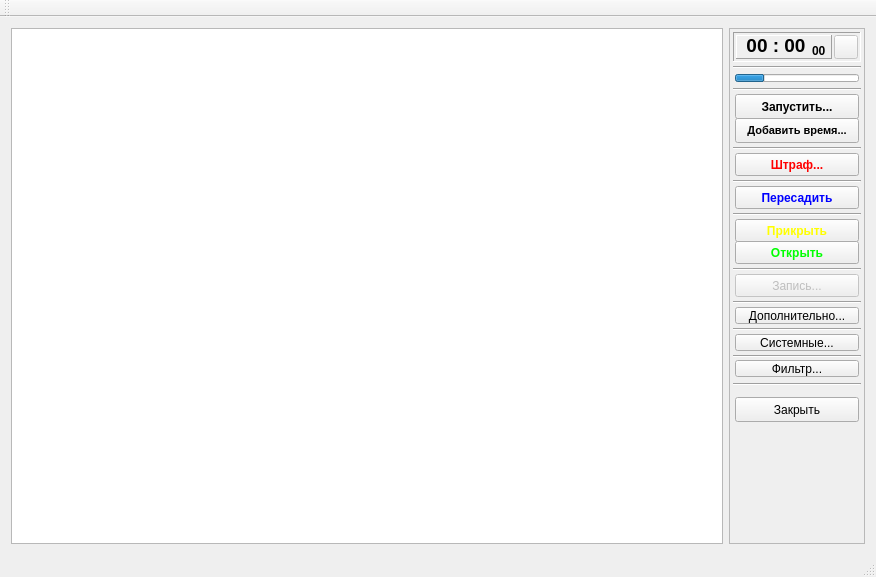
<?xml version="1.0" encoding="UTF-8"?>
<ui version="4.0">
 <class>mainwindow</class>
 <widget class="QMainWindow" name="mainwindow">
  <property name="geometry">
   <rect>
    <x>0</x>
    <y>0</y>
    <width>876</width>
    <height>577</height>
   </rect>
  </property>
  <property name="windowTitle">
   <string>mainwindow</string>
  </property>
  <widget class="QWidget" name="centralWidget">
   <layout class="QHBoxLayout" name="horizontalLayout">
    <item>
     <widget class="QListWidget" name="listWidgetComputers"/>
    </item>
    <item>
     <widget class="QFrame" name="frameButtons">
      <property name="sizePolicy">
       <sizepolicy hsizetype="Fixed" vsizetype="Preferred">
        <horstretch>0</horstretch>
        <verstretch>0</verstretch>
       </sizepolicy>
      </property>
      <property name="minimumSize">
       <size>
        <width>136</width>
        <height>0</height>
       </size>
      </property>
      <property name="baseSize">
       <size>
        <width>0</width>
        <height>0</height>
       </size>
      </property>
      <property name="frameShape">
       <enum>QFrame::StyledPanel</enum>
      </property>
      <property name="frameShadow">
       <enum>QFrame::Raised</enum>
      </property>
      <widget class="QProgressBar" name="progressBarNetProcess">
       <property name="geometry">
        <rect>
         <x>6</x>
         <y>46</y>
         <width>124</width>
         <height>8</height>
        </rect>
       </property>
       <property name="value">
        <number>24</number>
       </property>
       <property name="textVisible">
        <bool>false</bool>
       </property>
       <property name="format">
        <string>%p%</string>
       </property>
      </widget>
      <widget class="QPushButton" name="BtnRun">
       <property name="geometry">
        <rect>
         <x>6</x>
         <y>66</y>
         <width>124</width>
         <height>25</height>
        </rect>
       </property>
       <property name="font">
        <font>
         <family>MS Shell Dlg 2</family>
         <weight>75</weight>
         <bold>true</bold>
         <kerning>true</kerning>
        </font>
       </property>
       <property name="text">
        <string>Запустить...</string>
       </property>
      </widget>
      <widget class="QPushButton" name="BtnAdd">
       <property name="geometry">
        <rect>
         <x>6</x>
         <y>90</y>
         <width>124</width>
         <height>25</height>
        </rect>
       </property>
       <property name="font">
        <font>
         <family>MS Shell Dlg 2</family>
         <pointsize>8</pointsize>
         <weight>75</weight>
         <bold>true</bold>
         <kerning>true</kerning>
        </font>
       </property>
       <property name="text">
        <string>Добавить время...</string>
       </property>
      </widget>
      <widget class="QPushButton" name="pushButtonFine">
       <property name="geometry">
        <rect>
         <x>6</x>
         <y>125</y>
         <width>124</width>
         <height>23</height>
        </rect>
       </property>
       <property name="palette">
        <palette>
         <active>
          <colorrole role="ButtonText">
           <brush brushstyle="SolidPattern">
            <color alpha="255">
             <red>255</red>
             <green>0</green>
             <blue>0</blue>
            </color>
           </brush>
          </colorrole>
         </active>
         <inactive>
          <colorrole role="ButtonText">
           <brush brushstyle="SolidPattern">
            <color alpha="255">
             <red>255</red>
             <green>0</green>
             <blue>0</blue>
            </color>
           </brush>
          </colorrole>
         </inactive>
         <disabled>
          <colorrole role="ButtonText">
           <brush brushstyle="SolidPattern">
            <color alpha="255">
             <red>120</red>
             <green>120</green>
             <blue>120</blue>
            </color>
           </brush>
          </colorrole>
         </disabled>
        </palette>
       </property>
       <property name="font">
        <font>
         <weight>75</weight>
         <bold>true</bold>
        </font>
       </property>
       <property name="text">
        <string>Штраф...</string>
       </property>
      </widget>
      <widget class="QPushButton" name="pushButtonExchange">
       <property name="geometry">
        <rect>
         <x>6</x>
         <y>158</y>
         <width>124</width>
         <height>23</height>
        </rect>
       </property>
       <property name="palette">
        <palette>
         <active>
          <colorrole role="ButtonText">
           <brush brushstyle="SolidPattern">
            <color alpha="255">
             <red>0</red>
             <green>0</green>
             <blue>255</blue>
            </color>
           </brush>
          </colorrole>
         </active>
         <inactive>
          <colorrole role="ButtonText">
           <brush brushstyle="SolidPattern">
            <color alpha="255">
             <red>0</red>
             <green>0</green>
             <blue>255</blue>
            </color>
           </brush>
          </colorrole>
         </inactive>
         <disabled>
          <colorrole role="ButtonText">
           <brush brushstyle="SolidPattern">
            <color alpha="255">
             <red>120</red>
             <green>120</green>
             <blue>120</blue>
            </color>
           </brush>
          </colorrole>
         </disabled>
        </palette>
       </property>
       <property name="font">
        <font>
         <weight>75</weight>
         <bold>true</bold>
        </font>
       </property>
       <property name="text">
        <string>Пересадить</string>
       </property>
      </widget>
      <widget class="QPushButton" name="pushButtonLock">
       <property name="geometry">
        <rect>
         <x>6</x>
         <y>191</y>
         <width>124</width>
         <height>23</height>
        </rect>
       </property>
       <property name="palette">
        <palette>
         <active>
          <colorrole role="ButtonText">
           <brush brushstyle="SolidPattern">
            <color alpha="255">
             <red>255</red>
             <green>255</green>
             <blue>0</blue>
            </color>
           </brush>
          </colorrole>
         </active>
         <inactive>
          <colorrole role="ButtonText">
           <brush brushstyle="SolidPattern">
            <color alpha="255">
             <red>255</red>
             <green>255</green>
             <blue>0</blue>
            </color>
           </brush>
          </colorrole>
         </inactive>
         <disabled>
          <colorrole role="ButtonText">
           <brush brushstyle="SolidPattern">
            <color alpha="255">
             <red>120</red>
             <green>120</green>
             <blue>120</blue>
            </color>
           </brush>
          </colorrole>
         </disabled>
        </palette>
       </property>
       <property name="font">
        <font>
         <weight>75</weight>
         <bold>true</bold>
        </font>
       </property>
       <property name="text">
        <string>Прикрыть</string>
       </property>
      </widget>
      <widget class="QPushButton" name="pushButtonUnLock">
       <property name="geometry">
        <rect>
         <x>6</x>
         <y>213</y>
         <width>124</width>
         <height>23</height>
        </rect>
       </property>
       <property name="palette">
        <palette>
         <active>
          <colorrole role="ButtonText">
           <brush brushstyle="SolidPattern">
            <color alpha="255">
             <red>0</red>
             <green>255</green>
             <blue>0</blue>
            </color>
           </brush>
          </colorrole>
         </active>
         <inactive>
          <colorrole role="ButtonText">
           <brush brushstyle="SolidPattern">
            <color alpha="255">
             <red>0</red>
             <green>255</green>
             <blue>0</blue>
            </color>
           </brush>
          </colorrole>
         </inactive>
         <disabled>
          <colorrole role="ButtonText">
           <brush brushstyle="SolidPattern">
            <color alpha="255">
             <red>120</red>
             <green>120</green>
             <blue>120</blue>
            </color>
           </brush>
          </colorrole>
         </disabled>
        </palette>
       </property>
       <property name="font">
        <font>
         <weight>75</weight>
         <bold>true</bold>
        </font>
       </property>
       <property name="text">
        <string>Открыть</string>
       </property>
      </widget>
      <widget class="QPushButton" name="pushButtonAdditionals">
       <property name="geometry">
        <rect>
         <x>6</x>
         <y>279</y>
         <width>124</width>
         <height>17</height>
        </rect>
       </property>
       <property name="text">
        <string>Дополнительно...</string>
       </property>
      </widget>
      <widget class="QPushButton" name="pushButtonSystem">
       <property name="geometry">
        <rect>
         <x>6</x>
         <y>306</y>
         <width>124</width>
         <height>17</height>
        </rect>
       </property>
       <property name="text">
        <string>Системные...</string>
       </property>
      </widget>
      <widget class="QPushButton" name="pushButtonViewFilter">
       <property name="geometry">
        <rect>
         <x>6</x>
         <y>332</y>
         <width>124</width>
         <height>17</height>
        </rect>
       </property>
       <property name="text">
        <string>Фильтр...</string>
       </property>
      </widget>
      <widget class="Line" name="line_1">
       <property name="geometry">
        <rect>
         <x>4</x>
         <y>60</y>
         <width>128</width>
         <height>3</height>
        </rect>
       </property>
       <property name="orientation">
        <enum>Qt::Horizontal</enum>
       </property>
      </widget>
      <widget class="Line" name="line_2">
       <property name="geometry">
        <rect>
         <x>4</x>
         <y>119</y>
         <width>128</width>
         <height>3</height>
        </rect>
       </property>
       <property name="orientation">
        <enum>Qt::Horizontal</enum>
       </property>
      </widget>
      <widget class="Line" name="line_3">
       <property name="geometry">
        <rect>
         <x>4</x>
         <y>152</y>
         <width>128</width>
         <height>3</height>
        </rect>
       </property>
       <property name="orientation">
        <enum>Qt::Horizontal</enum>
       </property>
      </widget>
      <widget class="Line" name="line_4">
       <property name="geometry">
        <rect>
         <x>4</x>
         <y>185</y>
         <width>128</width>
         <height>3</height>
        </rect>
       </property>
       <property name="orientation">
        <enum>Qt::Horizontal</enum>
       </property>
      </widget>
      <widget class="Line" name="line_5">
       <property name="geometry">
        <rect>
         <x>4</x>
         <y>240</y>
         <width>128</width>
         <height>3</height>
        </rect>
       </property>
       <property name="orientation">
        <enum>Qt::Horizontal</enum>
       </property>
      </widget>
      <widget class="Line" name="line_6">
       <property name="geometry">
        <rect>
         <x>4</x>
         <y>273</y>
         <width>128</width>
         <height>3</height>
        </rect>
       </property>
       <property name="orientation">
        <enum>Qt::Horizontal</enum>
       </property>
      </widget>
      <widget class="Line" name="line_7">
       <property name="geometry">
        <rect>
         <x>4</x>
         <y>300</y>
         <width>128</width>
         <height>3</height>
        </rect>
       </property>
       <property name="orientation">
        <enum>Qt::Horizontal</enum>
       </property>
      </widget>
      <widget class="Line" name="line_8">
       <property name="geometry">
        <rect>
         <x>4</x>
         <y>327</y>
         <width>128</width>
         <height>3</height>
        </rect>
       </property>
       <property name="orientation">
        <enum>Qt::Horizontal</enum>
       </property>
      </widget>
      <widget class="Line" name="line_9">
       <property name="geometry">
        <rect>
         <x>4</x>
         <y>355</y>
         <width>128</width>
         <height>3</height>
        </rect>
       </property>
       <property name="orientation">
        <enum>Qt::Horizontal</enum>
       </property>
      </widget>
      <widget class="QPushButton" name="pushButtonClose">
       <property name="geometry">
        <rect>
         <x>6</x>
         <y>369</y>
         <width>124</width>
         <height>25</height>
        </rect>
       </property>
       <property name="text">
        <string>Закрыть</string>
       </property>
      </widget>
      <widget class="QPushButton" name="pushButtonUnLock_2">
       <property name="enabled">
        <bool>false</bool>
       </property>
       <property name="geometry">
        <rect>
         <x>6</x>
         <y>246</y>
         <width>124</width>
         <height>23</height>
        </rect>
       </property>
       <property name="text">
        <string>Запись...</string>
       </property>
      </widget>
      <widget class="Line" name="line_10">
       <property name="geometry">
        <rect>
         <x>4</x>
         <y>38</y>
         <width>128</width>
         <height>3</height>
        </rect>
       </property>
       <property name="orientation">
        <enum>Qt::Horizontal</enum>
       </property>
      </widget>
      <widget class="QFrame" name="frame">
       <property name="geometry">
        <rect>
         <x>4</x>
         <y>4</y>
         <width>128</width>
         <height>30</height>
        </rect>
       </property>
       <property name="frameShape">
        <enum>QFrame::Panel</enum>
       </property>
       <property name="frameShadow">
        <enum>QFrame::Sunken</enum>
       </property>
       <widget class="QFrame" name="frame_2">
        <property name="geometry">
         <rect>
          <x>3</x>
          <y>3</y>
          <width>96</width>
          <height>24</height>
         </rect>
        </property>
        <property name="frameShape">
         <enum>QFrame::Panel</enum>
        </property>
        <property name="frameShadow">
         <enum>QFrame::Raised</enum>
        </property>
        <widget class="QLabel" name="labelTimeHoursMins">
         <property name="geometry">
          <rect>
           <x>6</x>
           <y>0</y>
           <width>68</width>
           <height>20</height>
          </rect>
         </property>
         <property name="font">
          <font>
           <pointsize>14</pointsize>
           <weight>75</weight>
           <bold>true</bold>
          </font>
         </property>
         <property name="text">
          <string>00 : 00</string>
         </property>
         <property name="alignment">
          <set>Qt::AlignCenter</set>
         </property>
        </widget>
        <widget class="QLabel" name="labelTimeSecs">
         <property name="geometry">
          <rect>
           <x>76</x>
           <y>10</y>
           <width>15</width>
           <height>11</height>
          </rect>
         </property>
         <property name="font">
          <font>
           <weight>75</weight>
           <bold>true</bold>
          </font>
         </property>
         <property name="text">
          <string>00</string>
         </property>
        </widget>
       </widget>
       <widget class="QPushButton" name="pushButtonAlarm">
        <property name="enabled">
         <bool>false</bool>
        </property>
        <property name="geometry">
         <rect>
          <x>101</x>
          <y>3</y>
          <width>24</width>
          <height>24</height>
         </rect>
        </property>
        <property name="text">
         <string/>
        </property>
       </widget>
      </widget>
     </widget>
    </item>
   </layout>
  </widget>
  <widget class="QMenuBar" name="menuBar">
   <property name="geometry">
    <rect>
     <x>0</x>
     <y>0</y>
     <width>876</width>
     <height>23</height>
    </rect>
   </property>
  </widget>
  <widget class="QToolBar" name="mainToolBar">
   <attribute name="toolBarArea">
    <enum>TopToolBarArea</enum>
   </attribute>
   <attribute name="toolBarBreak">
    <bool>false</bool>
   </attribute>
  </widget>
  <widget class="QStatusBar" name="statusBar"/>
 </widget>
 <layoutdefault spacing="6" margin="11"/>
 <resources/>
 <connections/>
</ui>
